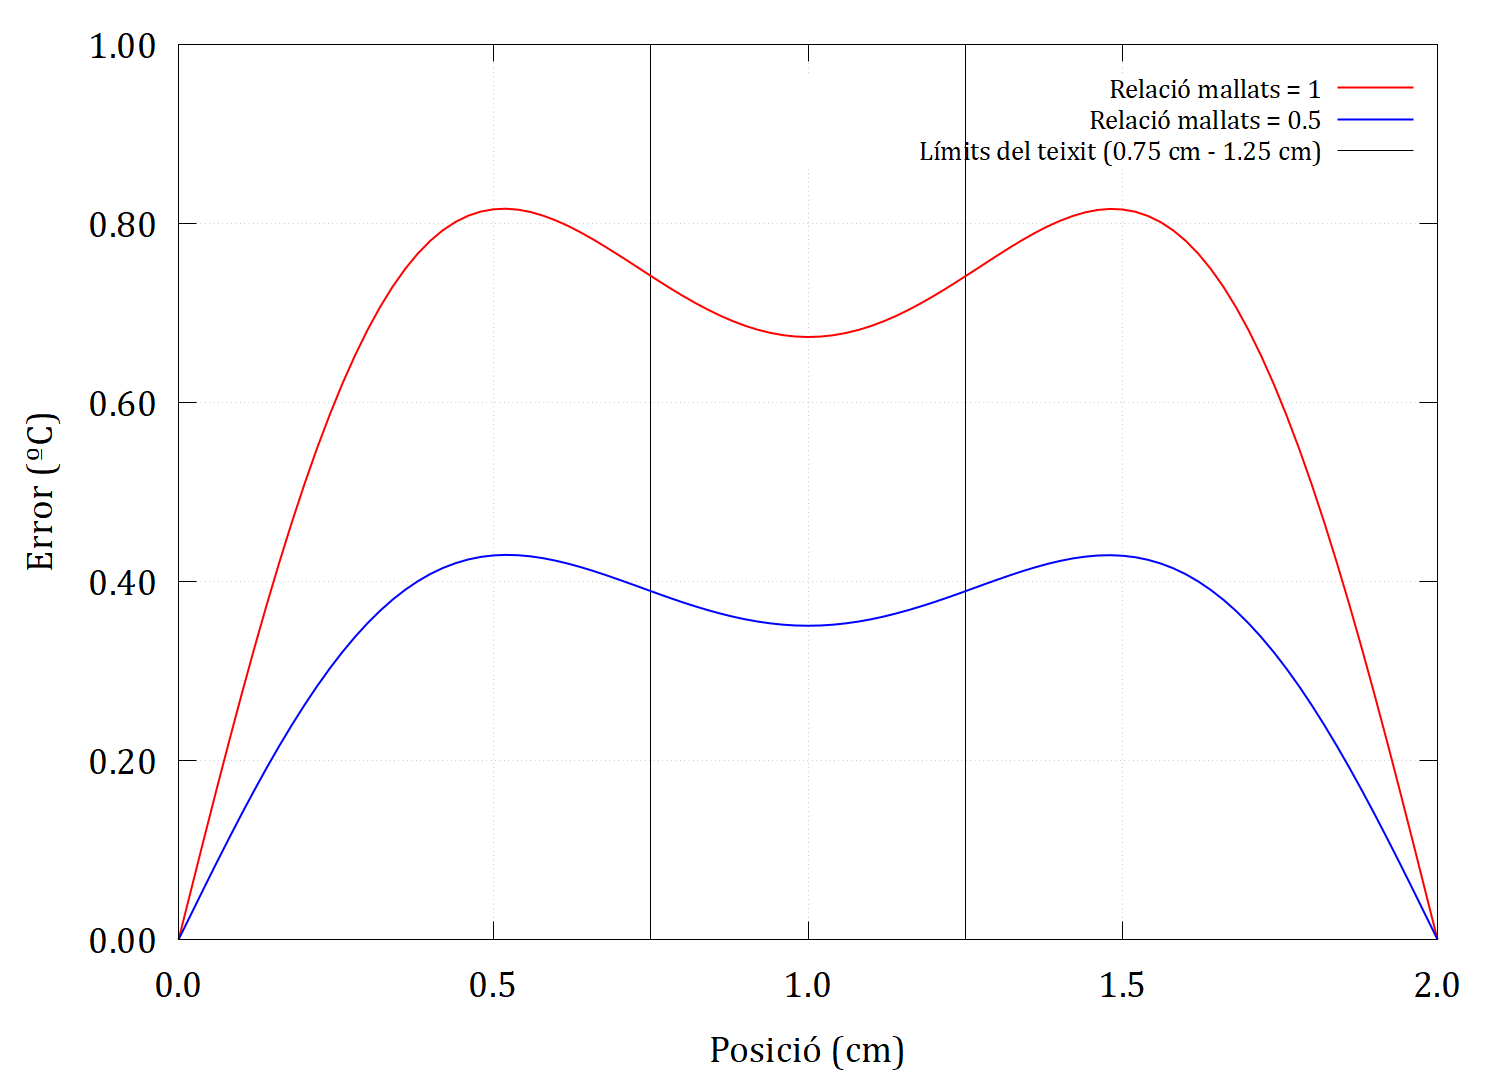

This chart was generated by the following gnuplot code:
set terminal pngcairo enhanced size 1500,1080 font "Cambria,28"
set output 'Error_EIm_TOTS.png'
set ylabel "Error (ºC)"
set xlabel "Posició (cm)"
set xrange[0:2]
set yrange[0:1]
set format x "%.1f"
set format y "%.2f"
set grid
set key at screen 0.7300, 0.8900 center font "Cambria, 20" # Posició de la llegenda

# Línies verticals
set arrow from 1.25, graph 0 to 1.25, graph 1 nohead lt 2 lw 1 lc rgb "black"
set arrow from 0.75, graph 0 to 0.75, graph 1 nohead lt 2 lw 1 lc rgb "black"
set format x "%.1f"
set format y "%.1f"
# Llegenda
plot "Error_EIm_103.dat" with lines lc rgb "red" lw 2 title "Relació mallats = 1", \
     "Error_EIm_0503.dat" with lines lc rgb "blue" lw 2 title "Relació mallats = 0.5", \
    1/0 lc rgb "black" lw 1 title "Límits del teixit (0.75 cm - 1.25 cm)"


set output
